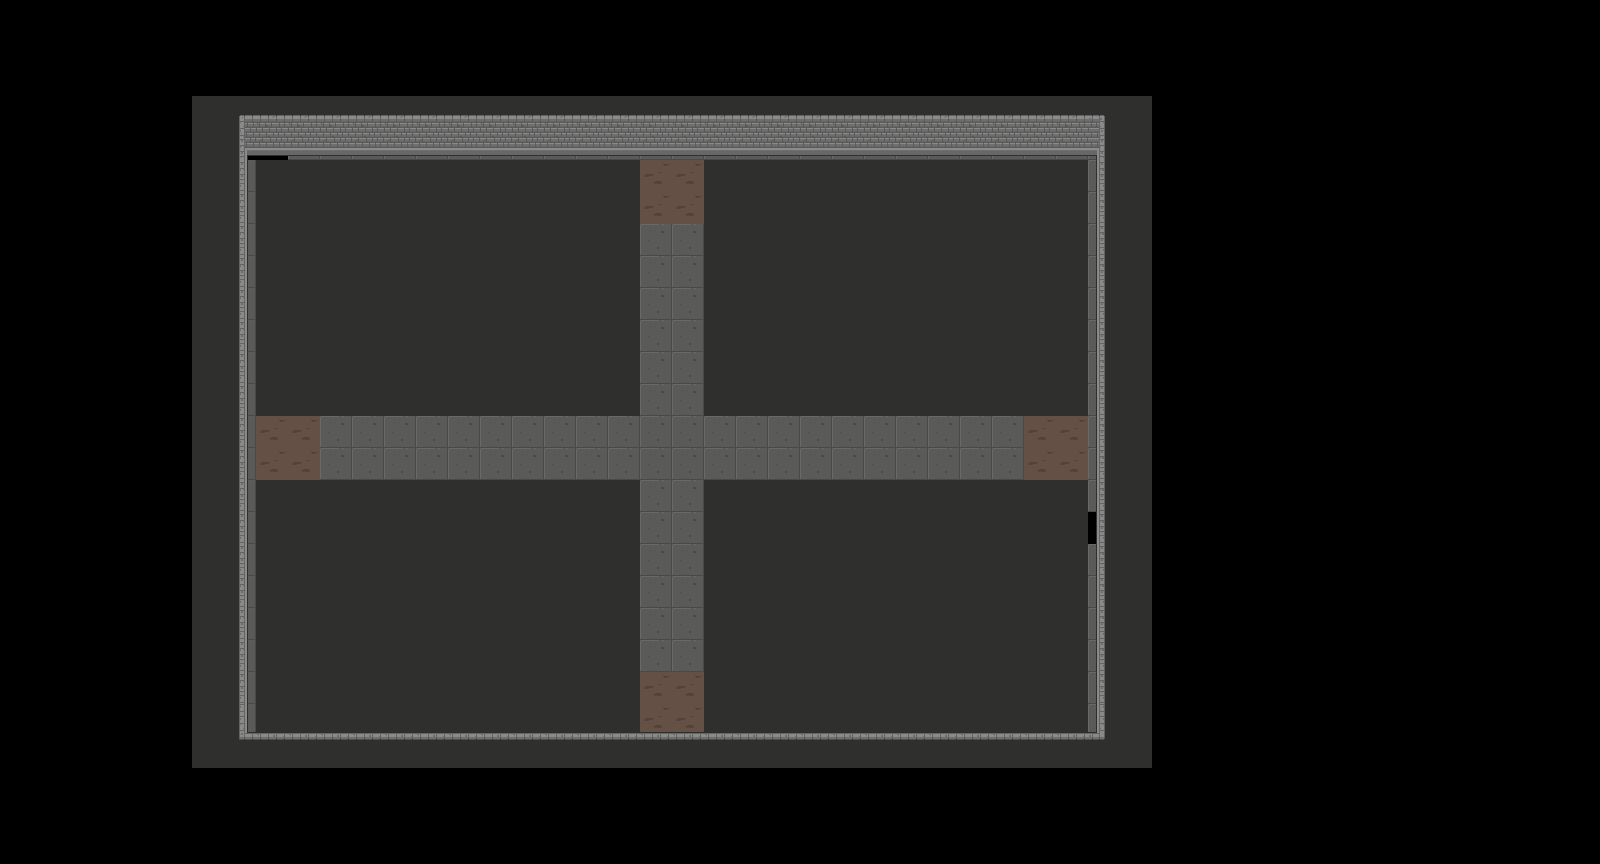

This is a level from a 2D game, rendered from its Tiled map with the project's own tilesets. A one-line summary and the map file follow, with tile-layer data summarised:
An orthogonal 50x27 tile map with 32x32 px tiles, 4 tile layers (Слой тайлов 2, Слой тайлов 3, Слой тайлов 4, Слой тайлов 1) and 13 objects (8x solid, 4x hod, player).

<map version="1.0" tiledversion="1.0.1" orientation="orthogonal" renderorder="right-down" width="50" height="27" tilewidth="32" tileheight="32" nextobjectid="27">
 <tileset firstgid="1" name="Dungeon_Tileset" tilewidth="32" tileheight="32" tilecount="320" columns="16">
  <image source="images/Dungeon_Tileset.png" width="512" height="640" />
 </tileset>
 <layer name="Слой тайлов 2" width="50" height="27">
  <data>[1350 cells, 502 non-empty, 22 distinct tile ids]</data>
 </layer>
 <layer name="Слой тайлов 3" width="50" height="27">
  <data>[1350 cells, 475 non-empty, 6 distinct tile ids]</data>
 </layer>
 <layer name="Слой тайлов 4" width="50" height="27">
  <data>[1350 cells, 25 non-empty, 2 distinct tile ids]</data>
 </layer>
 <layer name="Слой тайлов 1" width="50" height="27">
  <data>[1350 cells, 198 non-empty, 17 distinct tile ids]</data>
 </layer>
 <objectgroup name="Слой объектов 1" offsetx="32" offsety="32">
  <object id="4" name="player" x="639.5" y="415.5" width="32" height="32" />
  <object id="5" name="solid" x="108" y="63" width="123" height="669" />
  <object id="7" name="solid" x="1088" y="67.5" width="99" height="669" />
  <object id="8" name="solid" x="233" y="30.5" width="852" height="98" />
  <object id="9" name="solid" x="215" y="702.5" width="852" height="118" />
  <object id="10" name="solid" x="706" y="479.5" width="388" height="251" />
  <object id="17" name="hod" x="640" y="673" width="66" height="64" />
  <object id="21" name="hod" x="255" y="416.5" width="67" height="62" />
  <object id="22" name="hod" x="640" y="160.5" width="62" height="65" />
  <object id="23" name="hod" x="1025" y="416.5" width="62" height="65" />
  <object id="24" name="solid" x="703" y="161.5" width="388" height="251" />
  <object id="25" name="solid" x="253" y="159.5" width="388" height="251" />
  <object id="26" name="solid" x="254" y="478.5" width="388" height="251" />
 </objectgroup>
</map>
